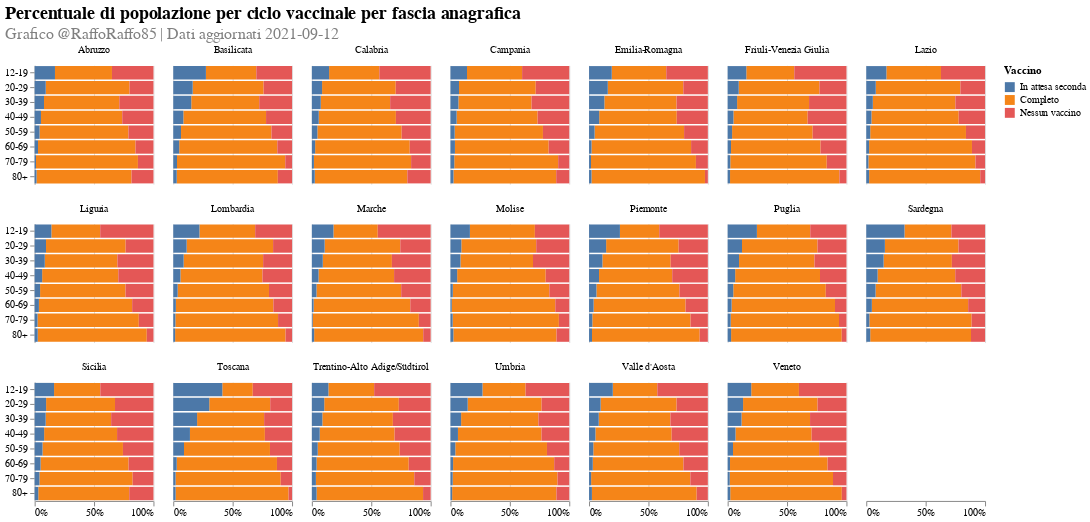

Notebook source saved alongside this figure:
### Markdown cell above
# Regional share

### Code cell
str_rename = {'share_ciclo_completo': 'Completo', 'share_solo_prima': 'In attesa seconda', 'share_missing': 'Nessun vaccino'}.get
order_rename = {'share_ciclo_completo': 1, 'share_solo_prima': 0, 'share_missing': 2}.get
plot_title = alt.TitleParams(
    "Percentuale di popolazione per ciclo vaccinale per fascia anagrafica",
    fontSize=18,
    subtitle=[FOOTNOTE],
    subtitleColor='grey', subtitleFontSize=16,
    align='left', anchor='start'
)
bar_plt_df = (
    regional_age_df
    .melt(
        id_vars=['fascia_anagrafica', 'nome_area'],
        value_vars=['share_ciclo_completo', 'share_solo_prima', 'share_missing']
    )
    .assign(Vaccino=lambda x: x.variable.apply(str_rename))
    .assign(order=lambda x: x.variable.apply(order_rename))
    #.query('nome_area=="Campania"')
)
(
    alt.Chart(bar_plt_df, title=plot_title)
    .mark_bar()
    .encode(
        x=alt.X('value:Q', stack='zero', axis=alt.Axis(format='.0%'), title=''),
        y=alt.Y('fascia_anagrafica:N', title=''),
        color=alt.Color('Vaccino:N', sort=alt.EncodingSortField('order', order='ascending')),
        order='order',
        facet=alt.Facet('nome_area:N', columns=7, title=''),
        tooltip=[
            alt.Tooltip('fascia_anagrafica:N', title='Fascia anagrafica'),
            alt.Tooltip('Vaccino:N', title='Vaccino'),
            alt.Tooltip('value:Q', format='.1%', title='Popolazione vaccinata')
        ]
    )
    .properties(width=120, height=120)
    .configure_view(strokeOpacity=0)
)

### Figure 1 — Vega-Lite specification as saved in the notebook (floating-point values rounded to 4 significant figures; data arrays with more than 128 entries replaced by an {"elided": "..."} marker saying what was removed)
{"config": {"view": {"continuousWidth": 400, "continuousHeight": 300, "strokeOpacity": 0}}, "data": {"name": "data-51700f1d0f0217d2242172d6b7f9e8eb"}, "mark": "bar", "encoding": {"color": {"type": "nominal", "field": "Vaccino", "sort": {"field": "order", "order": "ascending"}}, "facet": {"type": "nominal", "columns": 7, "field": "nome_area", "title": ""}, "order": {"type": "quantitative", "field": "order"}, "tooltip": [{"type": "nominal", "field": "fascia_anagrafica", "title": "Fascia anagrafica"}, {"type": "nominal", "field": "Vaccino", "title": "Vaccino"}, {"type": "quantitative", "field": "value", "format": ".1%", "title": "Popolazione vaccinata"}], "x": {"type": "quantitative", "axis": {"format": ".0%"}, "field": "value", "stack": "zero", "title": ""}, "y": {"type": "nominal", "field": "fascia_anagrafica", "title": ""}}, "height": 120, "title": {"text": "Percentuale di popolazione per ciclo vaccinale per fascia anagrafica", "align": "left", "anchor": "start", "fontSize": 18, "subtitle": ["Grafico @RaffoRaffo85 | Dati aggiornati 2021-09-12"], "subtitleColor": "grey", "subtitleFontSize": 16}, "width": 120, "$schema": "https://vega.github.io/schema/vega-lite/v4.8.1.json", "datasets": {"data-51700f1d0f0217d2242172d6b7f9e8eb": {"elided": "480 records"}}}
